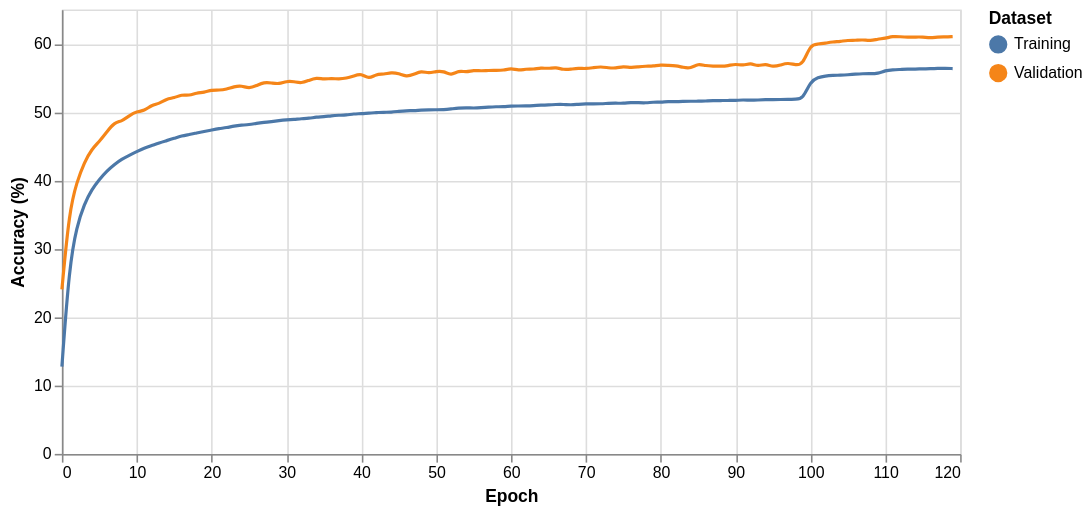

Vega-Lite specification stored for this chart:
### Vega-Lite specification from a JSON file in a GitHub repository (floating-point values rounded to 4 significant figures; data arrays with more than 128 entries replaced by an {"elided": "..."} marker saying what was removed)
{"config": {"view": {"width": 400, "height": 300}, "mark": {"tooltip": null}}, "layer": [{"mark": {"type": "line", "interpolate": "basis"}, "encoding": {"color": {"type": "nominal", "field": "label", "title": "Dataset"}, "x": {"type": "quantitative", "field": "Step", "title": "Epoch"}, "y": {"type": "quantitative", "field": "Value", "title": "Accuracy (%)"}}}, {"mark": "point", "encoding": {"opacity": {"value": 0}, "x": {"type": "quantitative", "field": "Step"}}, "selection": {"selector003": {"type": "single", "nearest": true, "on": "mouseover", "fields": ["Step"], "empty": "none"}}}, {"mark": "point", "encoding": {"color": {"type": "nominal", "field": "label", "title": "Dataset"}, "opacity": {"value": 0, "condition": {"value": 1, "selection": "selector003"}}, "x": {"type": "quantitative", "field": "Step", "title": "Epoch"}, "y": {"type": "quantitative", "field": "Value", "title": "Accuracy (%)"}}}, {"mark": {"type": "rule", "color": "gray"}, "encoding": {"x": {"type": "quantitative", "field": "Step"}}, "transform": [{"filter": {"selection": "selector003"}}]}, {"mark": {"type": "text", "align": "left", "dx": 5, "dy": -10}, "encoding": {"color": {"type": "nominal", "field": "label", "title": "Dataset"}, "text": {"value": " ", "condition": {"type": "quantitative", "field": "Value", "selection": "selector003"}}, "x": {"type": "quantitative", "field": "Step", "title": "Epoch"}, "y": {"type": "quantitative", "field": "Value", "title": "Accuracy (%)"}}}], "data": {"name": "data-7dd29dcb2314db1d8ec716ae7aa7ce3e"}, "height": 280, "width": 566, "$schema": "https://vega.github.io/schema/vega-lite/v3.3.0.json", "datasets": {"data-7dd29dcb2314db1d8ec716ae7aa7ce3e": {"elided": "240 records"}}}
